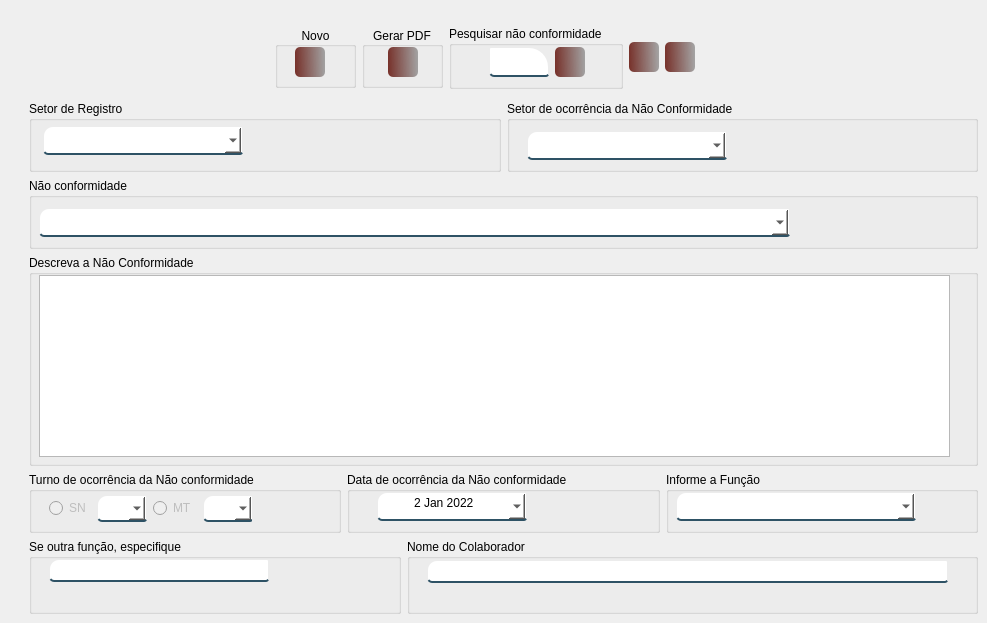
     <widget class="QWidget" name="page_9">
      <widget class="QWidget" name="layoutWidget">
       <property name="geometry">
        <rect>
         <x>29</x>
         <y>101</y>
         <width>949</width>
         <height>513</height>
        </rect>
       </property>
       <layout class="QVBoxLayout" name="verticalLayout_33">
        <item>
         <layout class="QVBoxLayout" name="verticalLayout_32">
          <item>
           <layout class="QVBoxLayout" name="verticalLayout_31">
            <item>
             <layout class="QHBoxLayout" name="horizontalLayout_33">
              <item>
               <widget class="QGroupBox" name="groupBox_62">
                <property name="minimumSize">
                 <size>
                  <width>231</width>
                  <height>71</height>
                 </size>
                </property>
                <property name="title">
                 <string>Setor de Registro</string>
                </property>
                <widget class="QComboBox" name="cb_setor_1">
                 <property name="enabled">
                  <bool>false</bool>
                 </property>
                 <property name="geometry">
                  <rect>
                   <x>14</x>
                   <y>25</y>
                   <width>200</width>
                   <height>29</height>
                  </rect>
                 </property>
                 <property name="minimumSize">
                  <size>
                   <width>200</width>
                   <height>23</height>
                  </size>
                 </property>
                 <property name="maximumSize">
                  <size>
                   <width>200</width>
                   <height>16777215</height>
                  </size>
                 </property>
                 <property name="styleSheet">
                  <string notr="true">background-color: rgb(255, 255, 255);
border:2px solid rgba(0,0,0,0);
border-bottom-color:rgba(46,82,101,255);
color:rgb(0,0,0);
padding-bottom:7px;
border-top-left-radius : 10px;
border-top-right-radius : 2px;
border-bottom-left-radius:5px;
border-bottom-right-radius : 3px;
</string>
                 </property>
                 <item>
                  <property name="text">
                   <string/>
                  </property>
                 </item>
                </widget>
               </widget>
              </item>
              <item>
               <widget class="QGroupBox" name="groupBox_63">
                <property name="minimumSize">
                 <size>
                  <width>231</width>
                  <height>71</height>
                 </size>
                </property>
                <property name="title">
                 <string>Setor de ocorrência da Não Conformidade</string>
                </property>
                <widget class="QComboBox" name="cb_setor_2">
                 <property name="enabled">
                  <bool>false</bool>
                 </property>
                 <property name="geometry">
                  <rect>
                   <x>20</x>
                   <y>30</y>
                   <width>200</width>
                   <height>29</height>
                  </rect>
                 </property>
                 <property name="minimumSize">
                  <size>
                   <width>200</width>
                   <height>23</height>
                  </size>
                 </property>
                 <property name="maximumSize">
                  <size>
                   <width>200</width>
                   <height>16777215</height>
                  </size>
                 </property>
                 <property name="styleSheet">
                  <string notr="true">background-color: rgb(255, 255, 255);
border:2px solid rgba(0,0,0,0);
border-bottom-color:rgba(46,82,101,255);
color:rgb(0,0,0);
padding-bottom:7px;
border-top-left-radius : 10px;
border-top-right-radius : 2px;
border-bottom-left-radius:5px;
border-bottom-right-radius : 3px;
</string>
                 </property>
                 <item>
                  <property name="text">
                   <string/>
                  </property>
                 </item>
                </widget>
               </widget>
              </item>
             </layout>
            </item>
            <item>
             <layout class="QVBoxLayout" name="verticalLayout_30">
              <item>
               <widget class="QGroupBox" name="groupBox_64">
                <property name="minimumSize">
                 <size>
                  <width>771</width>
                  <height>71</height>
                 </size>
                </property>
                <property name="title">
                 <string>Não conformidade</string>
                </property>
                <widget class="QComboBox" name="cd_tipo_rnc">
                 <property name="enabled">
                  <bool>true</bool>
                 </property>
                 <property name="geometry">
                  <rect>
                   <x>10</x>
                   <y>30</y>
                   <width>751</width>
                   <height>29</height>
                  </rect>
                 </property>
                 <property name="minimumSize">
                  <size>
                   <width>751</width>
                   <height>23</height>
                  </size>
                 </property>
                 <property name="maximumSize">
                  <size>
                   <width>751</width>
                   <height>16777215</height>
                  </size>
                 </property>
                 <property name="styleSheet">
                  <string notr="true">background-color: rgb(255, 255, 255);
border:2px solid rgba(0,0,0,0);
border-bottom-color:rgba(46,82,101,255);
color:rgb(0,0,0);
padding-bottom:7px;
border-top-left-radius : 10px;
border-top-right-radius : 2px;
border-bottom-left-radius:5px;
border-bottom-right-radius : 3px;
</string>
                 </property>
                 <item>
                  <property name="text">
                   <string/>
                  </property>
                 </item>
                </widget>
               </widget>
              </item>
              <item>
               <widget class="QGroupBox" name="groupBox_65">
                <property name="minimumSize">
                 <size>
                  <width>941</width>
                  <height>211</height>
                 </size>
                </property>
                <property name="title">
                 <string>Descreva a Não Conformidade</string>
                </property>
                <widget class="QPlainTextEdit" name="txt_descreva">
                 <property name="enabled">
                  <bool>true</bool>
                 </property>
                 <property name="geometry">
                  <rect>
                   <x>10</x>
                   <y>20</y>
                   <width>911</width>
                   <height>182</height>
                  </rect>
                 </property>
                 <property name="minimumSize">
                  <size>
                   <width>911</width>
                   <height>182</height>
                  </size>
                 </property>
                 <property name="maximumSize">
                  <size>
                   <width>911</width>
                   <height>192</height>
                  </size>
                 </property>
                 <property name="toolTip">
                  <string>Ocorrência: Iniciar o relato com uma breve frase que possa resumir a ocorrência da Não Conformidade constatado, de forma clara, concisa e compreensível;

Evidência Objetiva: Apresentar as evidências objetivas (dados, informações) que dão veracidade a informação;

Contrariedade: Justifica a existência da não conformidade (Contrário normativa Institucional/Informação documentada);

Cláusula e Requisitos: Identificar o requisito pertinente e desenvolver um breve relato sobre o item não atendido. (Se conhecimento da norma ou informação documentada).</string>
                 </property>
                 <property name="styleSheet">
                  <string notr="true"/>
                 </property>
                </widget>
               </widget>
              </item>
             </layout>
            </item>
           </layout>
          </item>
          <item>
           <layout class="QHBoxLayout" name="horizontalLayout_34">
            <item>
             <widget class="QGroupBox" name="groupBox_66">
              <property name="title">
               <string>Turno de ocorrência da Não conformidade</string>
              </property>
              <widget class="QWidget" name="layoutWidget">
               <property name="geometry">
                <rect>
                 <x>20</x>
                 <y>20</y>
                 <width>203</width>
                 <height>33</height>
                </rect>
               </property>
               <layout class="QHBoxLayout" name="horizontalLayout_36">
                <item>
                 <layout class="QHBoxLayout" name="horizontalLayout_42">
                  <item>
                   <widget class="QRadioButton" name="radioButton">
                    <property name="enabled">
                     <bool>false</bool>
                    </property>
                    <property name="text">
                     <string>SN</string>
                    </property>
                   </widget>
                  </item>
                  <item>
                   <widget class="QComboBox" name="cb_sn">
                    <property name="enabled">
                     <bool>false</bool>
                    </property>
                    <property name="minimumSize">
                     <size>
                      <width>50</width>
                      <height>23</height>
                     </size>
                    </property>
                    <property name="styleSheet">
                     <string notr="true">background-color: rgb(255, 255, 255);
border:2px solid rgba(0,0,0,0);
border-bottom-color:rgba(46,82,101,255);
color:rgb(0,0,0);
padding-bottom:7px;
border-top-left-radius : 10px;
border-top-right-radius : 2px;
border-bottom-left-radius:5px;
border-bottom-right-radius : 3px;
</string>
                    </property>
                    <item>
                     <property name="text">
                      <string/>
                     </property>
                    </item>
                    <item>
                     <property name="text">
                      <string>SIM</string>
                     </property>
                    </item>
                   </widget>
                  </item>
                 </layout>
                </item>
                <item>
                 <layout class="QHBoxLayout" name="horizontalLayout_43">
                  <item>
                   <widget class="QRadioButton" name="radioButton_2">
                    <property name="enabled">
                     <bool>false</bool>
                    </property>
                    <property name="text">
                     <string>MT</string>
                    </property>
                   </widget>
                  </item>
                  <item>
                   <widget class="QComboBox" name="cb_mt">
                    <property name="enabled">
                     <bool>false</bool>
                    </property>
                    <property name="minimumSize">
                     <size>
                      <width>50</width>
                      <height>23</height>
                     </size>
                    </property>
                    <property name="styleSheet">
                     <string notr="true">background-color: rgb(255, 255, 255);
border:2px solid rgba(0,0,0,0);
border-bottom-color:rgba(46,82,101,255);
color:rgb(0,0,0);
padding-bottom:7px;
border-top-left-radius : 10px;
border-top-right-radius : 2px;
border-bottom-left-radius:5px;
border-bottom-right-radius : 3px;
</string>
                    </property>
                    <item>
                     <property name="text">
                      <string/>
                     </property>
                    </item>
                    <item>
                     <property name="text">
                      <string>SIM</string>
                     </property>
                    </item>
                   </widget>
                  </item>
                 </layout>
                </item>
               </layout>
              </widget>
             </widget>
            </item>
            <item>
             <widget class="QGroupBox" name="groupBox_67">
              <property name="minimumSize">
               <size>
                <width>251</width>
                <height>61</height>
               </size>
              </property>
              <property name="title">
               <string>Data de ocorrência da Não conformidade</string>
              </property>
              <widget class="QDateEdit" name="dt_rnc">
               <property name="enabled">
                <bool>false</bool>
               </property>
               <property name="geometry">
                <rect>
                 <x>30</x>
                 <y>20</y>
                 <width>150</width>
                 <height>29</height>
                </rect>
               </property>
               <property name="minimumSize">
                <size>
                 <width>150</width>
                 <height>23</height>
                </size>
               </property>
               <property name="styleSheet">
                <string notr="true">background-color: rgb(255, 255, 255);
border:2px solid rgba(0,0,0,0);
border-bottom-color:rgba(46,82,101,255);
color:rgb(0,0,0);
padding-bottom:7px;
border-top-left-radius : 10px;
border-top-right-radius : 2px;
border-bottom-left-radius:5px;
border-bottom-right-radius : 3px;
</string>
               </property>
               <property name="alignment">
                <set>Qt::AlignCenter</set>
               </property>
               <property name="dateTime">
                <datetime>
                 <hour>21</hour>
                 <minute>0</minute>
                 <second>0</second>
                 <year>2022</year>
                 <month>1</month>
                 <day>2</day>
                </datetime>
               </property>
               <property name="calendarPopup">
                <bool>true</bool>
               </property>
              </widget>
             </widget>
            </item>
            <item>
             <widget class="QGroupBox" name="groupBox_68">
              <property name="minimumSize">
               <size>
                <width>251</width>
                <height>61</height>
               </size>
              </property>
              <property name="title">
               <string>Informe a Função</string>
              </property>
              <widget class="QComboBox" name="cb_funcao">
               <property name="enabled">
                <bool>false</bool>
               </property>
               <property name="geometry">
                <rect>
                 <x>10</x>
                 <y>20</y>
                 <width>240</width>
                 <height>29</height>
                </rect>
               </property>
               <property name="minimumSize">
                <size>
                 <width>240</width>
                 <height>23</height>
                </size>
               </property>
               <property name="toolTip">
                <string>Informe neste campo a função relacionada a não conformidade. Neste Campo não deve ser informada a sua função.</string>
               </property>
               <property name="styleSheet">
                <string notr="true">background-color: rgb(255, 255, 255);
border:2px solid rgba(0,0,0,0);
border-bottom-color:rgba(46,82,101,255);
color:rgb(0,0,0);
padding-bottom:7px;
border-top-left-radius : 10px;
border-top-right-radius : 2px;
border-bottom-left-radius:5px;
border-bottom-right-radius : 3px;
</string>
               </property>
               <item>
                <property name="text">
                 <string/>
                </property>
               </item>
              </widget>
             </widget>
            </item>
           </layout>
          </item>
         </layout>
        </item>
        <item>
         <layout class="QHBoxLayout" name="horizontalLayout_35">
          <item>
           <widget class="QGroupBox" name="groupBox_69">
            <property name="minimumSize">
             <size>
              <width>251</width>
              <height>61</height>
             </size>
            </property>
            <property name="title">
             <string>Se outra função, especifique</string>
            </property>
            <widget class="QLineEdit" name="cb_funcao_outros">
             <property name="enabled">
              <bool>false</bool>
             </property>
             <property name="geometry">
              <rect>
               <x>20</x>
               <y>20</y>
               <width>220</width>
               <height>23</height>
              </rect>
             </property>
             <property name="minimumSize">
              <size>
               <width>220</width>
               <height>23</height>
              </size>
             </property>
             <property name="maximumSize">
              <size>
               <width>220</width>
               <height>23</height>
              </size>
             </property>
             <property name="styleSheet">
              <string notr="true">background-color: rgb(255, 255, 255);
border:2px solid rgba(0,0,0,0);
border-bottom-color:rgba(46,82,101,255);
color:rgb(0,0,0);
padding-bottom:7px;
border-top-left-radius : 10px;
border-top-right-radius : 2px;
border-bottom-left-radius:5px;
border-bottom-right-radius : 3px;
</string>
             </property>
            </widget>
           </widget>
          </item>
          <item>
           <widget class="QGroupBox" name="groupBox_70">
            <property name="minimumSize">
             <size>
              <width>571</width>
              <height>61</height>
             </size>
            </property>
            <property name="title">
             <string>Nome do Colaborador</string>
            </property>
            <widget class="QLineEdit" name="cb_funcao_outros_3">
             <property name="enabled">
              <bool>false</bool>
             </property>
             <property name="geometry">
              <rect>
               <x>20</x>
               <y>21</y>
               <width>521</width>
               <height>23</height>
              </rect>
             </property>
             <property name="minimumSize">
              <size>
               <width>521</width>
               <height>23</height>
              </size>
             </property>
             <property name="toolTip">
              <string>Em caso de Não Conformidade NR32, informe o nome do colaborador</string>
             </property>
             <property name="styleSheet">
              <string notr="true">background-color: rgb(255, 255, 255);
border:2px solid rgba(0,0,0,0);
border-bottom-color:rgba(46,82,101,255);
color:rgb(0,0,0);
padding-bottom:7px;
border-top-left-radius : 10px;
border-top-right-radius : 2px;
border-bottom-left-radius:5px;
border-bottom-right-radius : 3px;
</string>
             </property>
            </widget>
           </widget>
          </item>
         </layout>
        </item>
       </layout>
      </widget>
      <widget class="QWidget" name="layoutWidget">
       <property name="geometry">
        <rect>
         <x>275</x>
         <y>26</y>
         <width>420</width>
         <height>63</height>
        </rect>
       </property>
       <layout class="QHBoxLayout" name="horizontalLayout_38">
        <item>
         <widget class="QGroupBox" name="groupBox_72">
          <property name="minimumSize">
           <size>
            <width>81</width>
            <height>61</height>
           </size>
          </property>
          <property name="maximumSize">
           <size>
            <width>81</width>
            <height>61</height>
           </size>
          </property>
          <property name="title">
           <string>Novo</string>
          </property>
          <property name="alignment">
           <set>Qt::AlignCenter</set>
          </property>
          <widget class="QPushButton" name="btn_nova_rnc">
           <property name="geometry">
            <rect>
             <x>20</x>
             <y>20</y>
             <width>30</width>
             <height>30</height>
            </rect>
           </property>
           <property name="minimumSize">
            <size>
             <width>30</width>
             <height>30</height>
            </size>
           </property>
           <property name="maximumSize">
            <size>
             <width>30</width>
             <height>30</height>
            </size>
           </property>
           <property name="font">
            <font>
             <family>Reem Kufi</family>
             <pointsize>8</pointsize>
             <bold>false</bold>
            </font>
           </property>
           <property name="toolTip">
            <string>&lt;html&gt;&lt;head/&gt;&lt;body&gt;&lt;p align=&quot;center&quot;&gt;&lt;span style=&quot; font-size:7pt;&quot;&gt;CRIAR NOVA NOTIFICAÇÃO&lt;/span&gt;&lt;/p&gt;&lt;/body&gt;&lt;/html&gt;</string>
           </property>
           <property name="styleSheet">
            <string notr="true">QPushButton#btn_nova_rnc{
	background-color: qlineargradient(spread:pad, x1:0, y1:0.505682, x2:1, y2:0.477, stop:0 rgba(100, 19,11, 219), stop:1 rgba(0, 0, 0, 80));
	color:rgba(255, 255, 255, 210);
	border-radius: 5px;
}
QPushButton#btn_nova_rnc:hover{
	background-color: qlineargradient(spread:pad, x1:0, y1:0.505682,x2:1,y2:0.477, stop:0 rgba(150, 123, 111, 219), stop:1 rgba(85, 81, 84, 226));
}
QPushButton#btn_nova_rnc:pressed{
	padding-left:5px;
	padding -top:5px;
	background-color:rgba(150, 123, 111, 255);
}</string>
           </property>
           <property name="text">
            <string/>
           </property>
           <property name="icon">
            <iconset>
             <normaloff>:/Imagens/registro.png</normaloff>:/Imagens/registro.png</iconset>
           </property>
           <property name="iconSize">
            <size>
             <width>24</width>
             <height>24</height>
            </size>
           </property>
          </widget>
         </widget>
        </item>
        <item>
         <widget class="QGroupBox" name="groupBox_73">
          <property name="minimumSize">
           <size>
            <width>81</width>
            <height>61</height>
           </size>
          </property>
          <property name="maximumSize">
           <size>
            <width>81</width>
            <height>61</height>
           </size>
          </property>
          <property name="title">
           <string>Gerar PDF</string>
          </property>
          <property name="alignment">
           <set>Qt::AlignCenter</set>
          </property>
          <widget class="QPushButton" name="btn_gerar_pdf">
           <property name="enabled">
            <bool>false</bool>
           </property>
           <property name="geometry">
            <rect>
             <x>26</x>
             <y>20</y>
             <width>30</width>
             <height>30</height>
            </rect>
           </property>
           <property name="minimumSize">
            <size>
             <width>30</width>
             <height>30</height>
            </size>
           </property>
           <property name="maximumSize">
            <size>
             <width>30</width>
             <height>30</height>
            </size>
           </property>
           <property name="font">
            <font>
             <family>Reem Kufi</family>
             <pointsize>8</pointsize>
             <bold>false</bold>
            </font>
           </property>
           <property name="toolTip">
            <string>&lt;html&gt;&lt;head/&gt;&lt;body&gt;&lt;p align=&quot;center&quot;&gt;&lt;span style=&quot; font-size:7pt;&quot;&gt;CRIAR NOVA NOTIFICAÇÃO&lt;/span&gt;&lt;/p&gt;&lt;/body&gt;&lt;/html&gt;</string>
           </property>
           <property name="styleSheet">
            <string notr="true">QPushButton#btn_gerar_pdf{
	background-color: qlineargradient(spread:pad, x1:0, y1:0.505682, x2:1, y2:0.477, stop:0 rgba(100, 19,11, 219), stop:1 rgba(0, 0, 0, 80));
	color:rgba(255, 255, 255, 210);
	border-radius: 5px;
}
QPushButton#btn_gerar_pdf:hover{
	background-color: qlineargradient(spread:pad, x1:0, y1:0.505682,x2:1,y2:0.477, stop:0 rgba(150, 123, 111, 219), stop:1 rgba(85, 81, 84, 226));
}
QPushButton#btn_gerar_pdf:pressed{
	padding-left:5px;
	padding -top:5px;
	background-color:rgba(150, 123, 111, 255);
}</string>
           </property>
           <property name="text">
            <string/>
           </property>
           <property name="icon">
            <iconset>
             <normaloff>:/Imagens/pdf (3).png</normaloff>:/Imagens/pdf (3).png</iconset>
           </property>
           <property name="iconSize">
            <size>
             <width>24</width>
             <height>24</height>
            </size>
           </property>
          </widget>
         </widget>
        </item>
        <item>
         <widget class="QGroupBox" name="groupBox_71">
          <property name="title">
           <string>Pesquisar não conformidade</string>
          </property>
          <widget class="QWidget" name="layoutWidget">
           <property name="geometry">
            <rect>
             <x>40</x>
             <y>20</y>
             <width>98</width>
             <height>32</height>
            </rect>
           </property>
           <layout class="QHBoxLayout" name="horizontalLayout_31">
            <item>
             <widget class="QLineEdit" name="txt_consultaNoti_2">
              <property name="minimumSize">
               <size>
                <width>60</width>
                <height>30</height>
               </size>
              </property>
              <property name="maximumSize">
               <size>
                <width>60</width>
                <height>30</height>
               </size>
              </property>
              <property name="font">
               <font>
                <family>Reem Kufi</family>
               </font>
              </property>
              <property name="styleSheet">
               <string notr="true">background-color: rgb(255, 255, 255);
border:2px solid rgba(0,0,0,0);
border-bottom-color:rgba(46,82,101,255);
color:rgb(0,0,0);
padding-bottom:7px;
border-top-left-radius : 2px;
border-top-right-radius : 20px;
border-bottom-left-radius:5px;
border-bottom-right-radius : 3px;</string>
              </property>
              <property name="text">
               <string/>
              </property>
             </widget>
            </item>
            <item>
             <widget class="QPushButton" name="btn_pesquisar_rnc">
              <property name="minimumSize">
               <size>
                <width>30</width>
                <height>30</height>
               </size>
              </property>
              <property name="maximumSize">
               <size>
                <width>30</width>
                <height>30</height>
               </size>
              </property>
              <property name="font">
               <font>
                <family>Reem Kufi</family>
                <pointsize>8</pointsize>
                <bold>false</bold>
               </font>
              </property>
              <property name="toolTip">
               <string>&lt;html&gt;&lt;head/&gt;&lt;body&gt;&lt;p align=&quot;center&quot;&gt;&lt;span style=&quot; font-size:7pt;&quot;&gt;PESQUISAR NOTIFICAÇÃO&lt;/span&gt;&lt;/p&gt;&lt;/body&gt;&lt;/html&gt;</string>
              </property>
              <property name="styleSheet">
               <string notr="true">QPushButton#btn_pesquisar_rnc{
	background-color: qlineargradient(spread:pad, x1:0, y1:0.505682, x2:1, y2:0.477, stop:0 rgba(100, 19,11, 219), stop:1 rgba(0, 0, 0, 80));
	color:rgba(255, 255, 255, 210);
	border-radius: 5px;
}
QPushButton#btn_pesquisar_rnc:hover{
	background-color: qlineargradient(spread:pad, x1:0, y1:0.505682,x2:1,y2:0.477, stop:0 rgba(150, 123, 111, 219), stop:1 rgba(85, 81, 84, 226));
}
QPushButton#btn_pesquisar_rnc:pressed{
	padding-left:5px;
	padding -top:5px;
	background-color:rgba(150, 123, 111, 255);
}</string>
              </property>
              <property name="text">
               <string/>
              </property>
              <property name="icon">
               <iconset>
                <normaloff>:/Imagens/historia.png</normaloff>:/Imagens/historia.png</iconset>
              </property>
              <property name="iconSize">
               <size>
                <width>24</width>
                <height>24</height>
               </size>
              </property>
             </widget>
            </item>
           </layout>
          </widget>
         </widget>
        </item>
        <item>
         <layout class="QHBoxLayout" name="horizontalLayout_37">
          <item>
           <widget class="QPushButton" name="btn_salva_rnc">
            <property name="enabled">
             <bool>true</bool>
            </property>
            <property name="minimumSize">
             <size>
              <width>30</width>
              <height>28</height>
             </size>
            </property>
            <property name="maximumSize">
             <size>
              <width>30</width>
              <height>30</height>
             </size>
            </property>
            <property name="font">
             <font>
              <family>Reem Kufi</family>
             </font>
            </property>
            <property name="styleSheet">
             <string notr="true">QPushButton#btn_salva_rnc{
	background-color: qlineargradient(spread:pad, x1:0, y1:0.505682, x2:1, y2:0.477, stop:0 rgba(100, 19,11, 219), stop:1 rgba(0, 0, 0, 80));
	color:rgba(255, 255, 255, 210);
	border-radius: 5px;
}
QPushButton#btn_salva_rnc:hover{
	background-color: qlineargradient(spread:pad, x1:0, y1:0.505682,x2:1,y2:0.477, stop:0 rgba(150, 123, 111, 219), stop:1 rgba(85, 81, 84, 226));
}
QPushButton#btn_salva_rnc:pressed{
	padding-left:5px;
	padding -top:5px;
	background-color:rgba(150, 123, 111, 255);
}</string>
            </property>
            <property name="text">
             <string/>
            </property>
            <property name="icon">
             <iconset>
              <normaloff>:/Imagens/salve-.png</normaloff>:/Imagens/salve-.png</iconset>
            </property>
            <property name="iconSize">
             <size>
              <width>24</width>
              <height>24</height>
             </size>
            </property>
           </widget>
          </item>
          <item>
           <widget class="QPushButton" name="btn_cancela_rnc">
            <property name="enabled">
             <bool>true</bool>
            </property>
            <property name="minimumSize">
             <size>
              <width>30</width>
              <height>28</height>
             </size>
            </property>
            <property name="maximumSize">
             <size>
              <width>30</width>
              <height>30</height>
             </size>
            </property>
            <property name="font">
             <font>
              <family>Reem Kufi</family>
             </font>
            </property>
            <property name="styleSheet">
             <string notr="true">QPushButton#btn_cancela_rnc{
	background-color: qlineargradient(spread:pad, x1:0, y1:0.505682, x2:1, y2:0.477, stop:0 rgba(100, 19,11, 219), stop:1 rgba(0, 0, 0, 80));
	color:rgba(255, 255, 255, 210);
	border-radius: 5px;
}
QPushButton#btn_cancela_rnc:hover{
	background-color: qlineargradient(spread:pad, x1:0, y1:0.505682,x2:1,y2:0.477, stop:0 rgba(150, 123, 111, 219), stop:1 rgba(85, 81, 84, 226));
}
QPushButton#btn_cancela_rnc:pressed{
	padding-left:5px;
	padding -top:5px;
	background-color:rgba(150, 123, 111, 255);
}</string>
            </property>
            <property name="text">
             <string/>
            </property>
            <property name="icon">
             <iconset>
              <normaloff>:/Imagens/cancelar (1).png</normaloff>:/Imagens/cancelar (1).png</iconset>
            </property>
            <property name="iconSize">
             <size>
              <width>24</width>
              <height>24</height>
             </size>
            </property>
           </widget>
          </item>
         </layout>
        </item>
       </layout>
      </widget>
     </widget>
